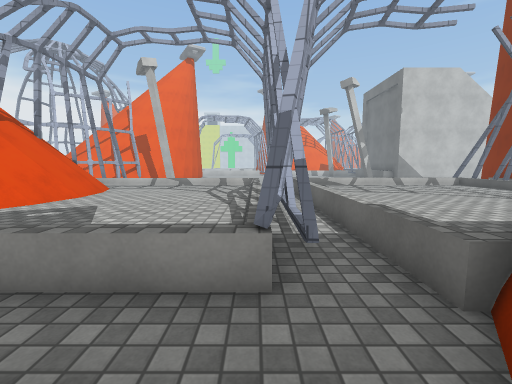
[1] (above)

16 first-person views from a walk through a scene from a Unity 3-D project. The camera is 1.4 m above the floor, tilts 6° down and sees 90° across. The floor is counted in squares, 1 m on a side. Each view is taken from the middle of a square. On the plan, view 1 faces up. The plan holds only what a view shows up to about 13 squares ahead; the rest is blank. The place goes on beyond the plan. The player character is not drawn. Surface patterns are stand-ins for the level's own textures.

[2]
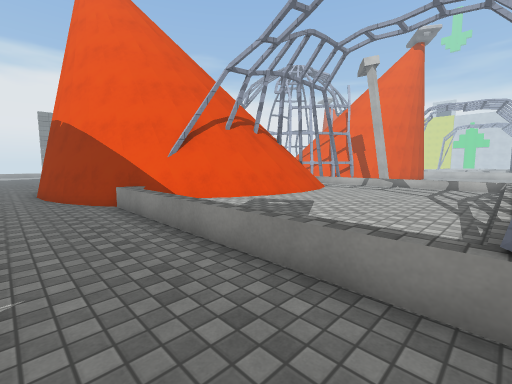

[3]
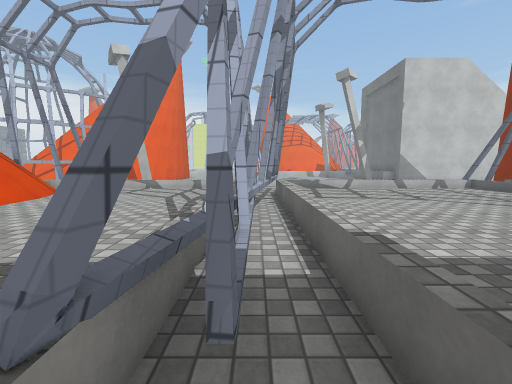

[4]
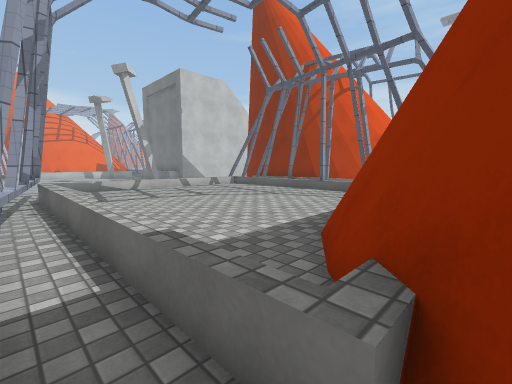

[5]
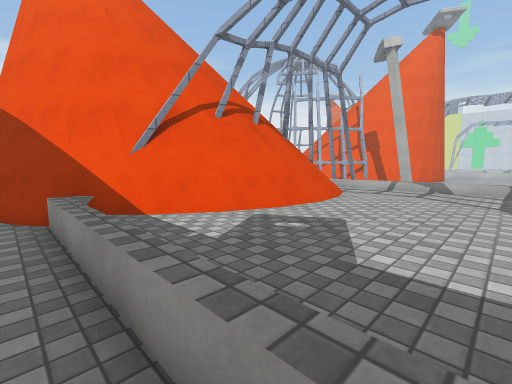

[6]
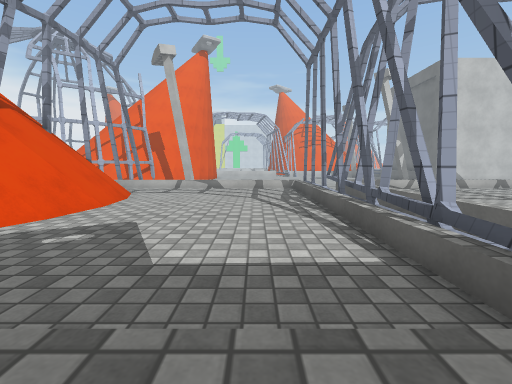

[7]
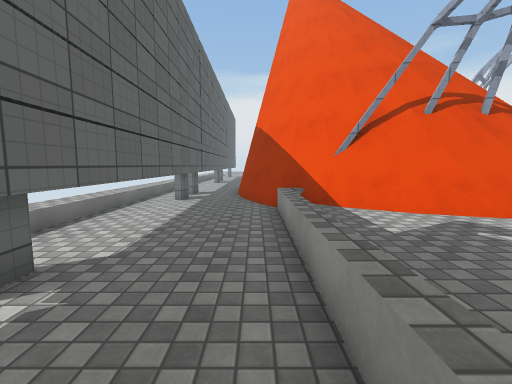

[8]
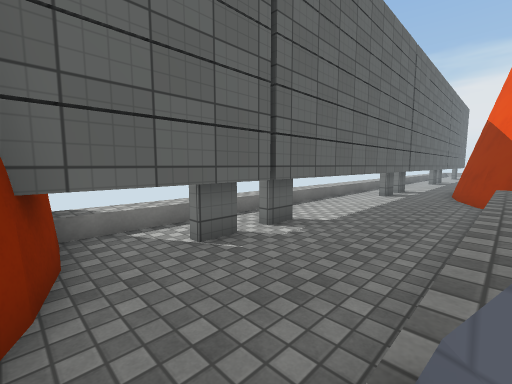

[9]
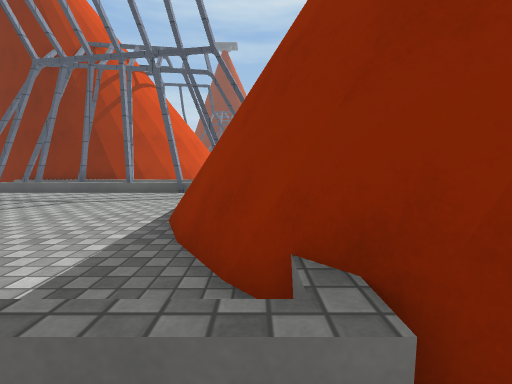

[10]
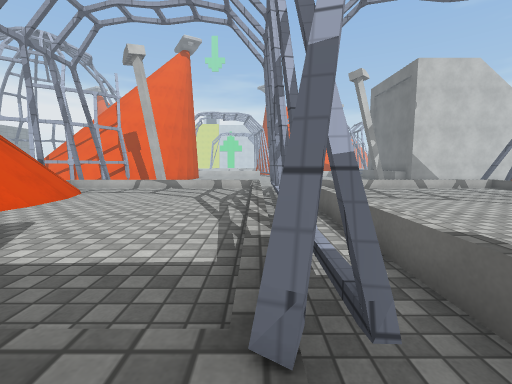

[11]
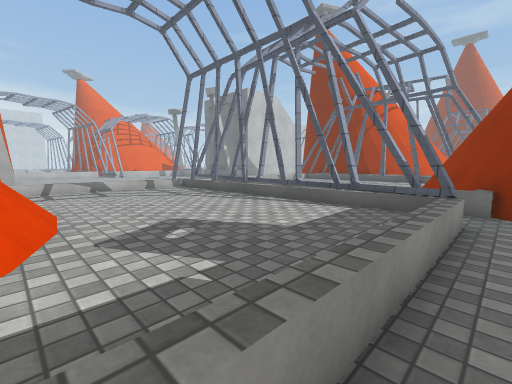

[12]
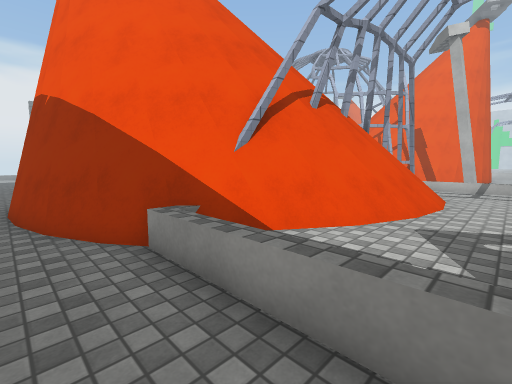

[13]
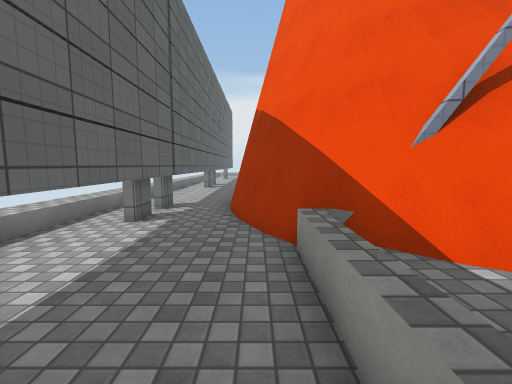

[14]
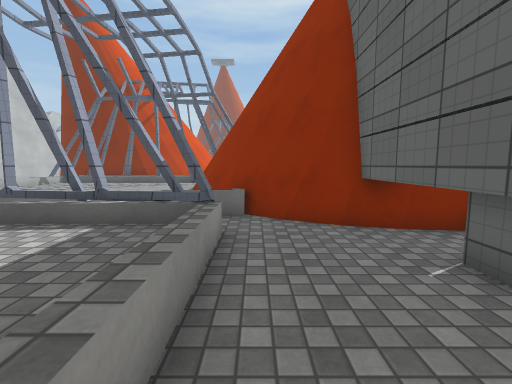

[15]
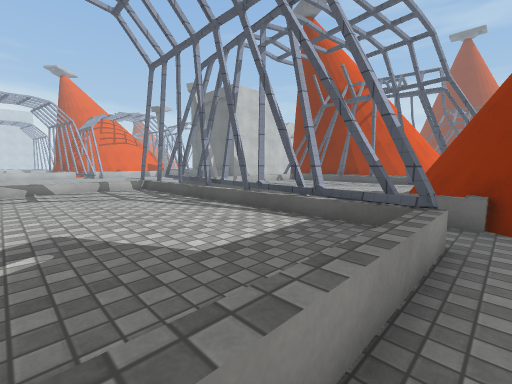

[16]
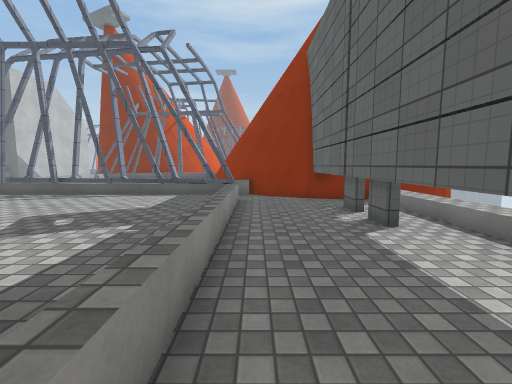

### Floor plan
Key: @ floor where view 1 was taken; # wall or solid block; . main floor; : floor 0.5 m higher than the main floor; = window, fence, low wall or low ledge; ^ raised ledge; v drop or lower ground; T thing the floor can be seen under or through; O other object.
Columns run from 15 left of view 1 to 14 right of it. Each row starts with its distance up from view 1.
 17                 ##
 16                 O=           #
 15        ^^^^^^^^^#=^^^^^^    ##
 14       ^^^^^^^^^^##^^^^^^^^^^##
 13       ^^^^^^^^^^#^^^^^^^^^^^##
 12        ^^^^^^^^^^^^^^^^^^^^^=#
 11        ^^^^^^^^^#^^^^^^^^^^^##
 10        ^^^^^^^^^#^^^^^^^^^^^##
  9        #^^^^^^^^^^^^^^^^^^^^##
  8        ##^^^^^^^#^^^^^^^^^^# =
  7        ##^^^^^^^=^^^^^^^^^^. =
  6        #=^^^^^^^#^^^^^^^^^^. =
  5       ##^^^^^^^^#^^^^^=
  4      ##^^^^^^^^^#^^^##
  3     ##^^^^^^^^^^.^^##
  2 #####............##
  1 ##...............#
  0 ...............@T#
 -1 ##TTTTTTTTTTTTTTT
 -2   ..............#
 -3   ::::::::::::::#
 -4                v

Where each view was taken, in squares from view 1:
view 1: 0 up, 0 right, facing up
view 2: 0 up, 0 right, facing up-left
view 3: 2 up, 1 right, facing up
view 4: 2 up, 1 right, facing up-right
view 5: 2 up, 2 left, facing up-left
view 6: 2 up, 2 left, facing up
view 7: 2 up, 1 left, facing left
view 8: 3 up, 1 right, facing down-left
view 9: 3 up, 1 right, facing right
view 10: 2 up, 0 right, facing up
view 11: 2 up, 7 left, facing up-right
view 12: 1 up, 5 left, facing up-left
view 13: 2 up, 5 left, facing left
view 14: 2 up, 5 left, facing right
view 15: 2 up, 5 left, facing up-right
view 16: 2 up, 10 left, facing right
